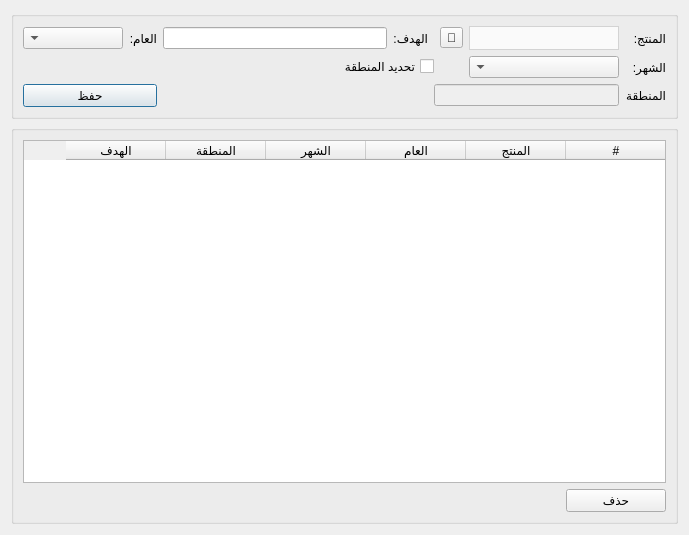
<?xml version="1.0" encoding="UTF-8"?>
<ui version="4.0">
 <class>Sales_Target</class>
 <widget class="QDialog" name="Sales_Target">
  <property name="windowModality">
   <enum>Qt::WindowModal</enum>
  </property>
  <property name="geometry">
   <rect>
    <x>0</x>
    <y>0</y>
    <width>689</width>
    <height>535</height>
   </rect>
  </property>
  <property name="windowTitle">
   <string>هدف المبيعات</string>
  </property>
  <property name="windowIcon">
   <iconset>
    <normaloff>graphics/icon.xpm</normaloff>graphics/icon.xpm</iconset>
  </property>
  <property name="layoutDirection">
   <enum>Qt::RightToLeft</enum>
  </property>
  <property name="modal">
   <bool>true</bool>
  </property>
  <layout class="QGridLayout" name="gridLayout_3">
   <item row="0" column="0">
    <widget class="QGroupBox" name="groupBox">
     <property name="layoutDirection">
      <enum>Qt::RightToLeft</enum>
     </property>
     <property name="title">
      <string/>
     </property>
     <layout class="QGridLayout" name="gridLayout_2">
      <item row="0" column="0">
       <widget class="QLabel" name="label_4">
        <property name="maximumSize">
         <size>
          <width>16777215</width>
          <height>16777215</height>
         </size>
        </property>
        <property name="text">
         <string>المنتج:</string>
        </property>
       </widget>
      </item>
      <item row="2" column="1" colspan="3">
       <widget class="QLineEdit" name="location_input">
        <property name="enabled">
         <bool>false</bool>
        </property>
        <property name="maximumSize">
         <size>
          <width>16777215</width>
          <height>16777215</height>
         </size>
        </property>
       </widget>
      </item>
      <item row="0" column="2">
       <widget class="QToolButton" name="products_btn">
        <property name="text">
         <string>🔎</string>
        </property>
       </widget>
      </item>
      <item row="0" column="7">
       <widget class="QComboBox" name="year_combobox">
        <property name="minimumSize">
         <size>
          <width>100</width>
          <height>0</height>
         </size>
        </property>
       </widget>
      </item>
      <item row="2" column="0">
       <widget class="QLabel" name="label_5">
        <property name="text">
         <string>المنطقة</string>
        </property>
       </widget>
      </item>
      <item row="0" column="5">
       <widget class="QLineEdit" name="target_input">
        <property name="maximumSize">
         <size>
          <width>16777215</width>
          <height>16777215</height>
         </size>
        </property>
       </widget>
      </item>
      <item row="1" column="3" colspan="3">
       <widget class="QCheckBox" name="location_checkbox">
        <property name="text">
         <string>تحديد المنطقة</string>
        </property>
       </widget>
      </item>
      <item row="0" column="4">
       <widget class="QLabel" name="label_3">
        <property name="maximumSize">
         <size>
          <width>16777215</width>
          <height>16777215</height>
         </size>
        </property>
        <property name="text">
         <string>الهدف:</string>
        </property>
       </widget>
      </item>
      <item row="0" column="1">
       <widget class="QComboBox" name="products_combobox">
        <property name="minimumSize">
         <size>
          <width>150</width>
          <height>0</height>
         </size>
        </property>
        <property name="styleSheet">
         <string notr="true">QComboBox {
        background-color: #fafafa;
        border: 1px solid lightgrey;		
		height: 22px;
		color: black;
    }
    QComboBox::drop-down {
        border: none;
    }</string>
        </property>
       </widget>
      </item>
      <item row="0" column="6">
       <widget class="QLabel" name="label_2">
        <property name="maximumSize">
         <size>
          <width>16777215</width>
          <height>16777215</height>
         </size>
        </property>
        <property name="text">
         <string>العام:</string>
        </property>
       </widget>
      </item>
      <item row="1" column="1">
       <widget class="QComboBox" name="month_combobox"/>
      </item>
      <item row="2" column="6" colspan="2">
       <widget class="QPushButton" name="save_btn">
        <property name="text">
         <string>حفظ</string>
        </property>
       </widget>
      </item>
      <item row="1" column="0">
       <widget class="QLabel" name="label">
        <property name="maximumSize">
         <size>
          <width>16777215</width>
          <height>16777215</height>
         </size>
        </property>
        <property name="text">
         <string>الشهر:</string>
        </property>
       </widget>
      </item>
     </layout>
    </widget>
   </item>
   <item row="1" column="0">
    <widget class="QGroupBox" name="groupBox_2">
     <property name="maximumSize">
      <size>
       <width>16777215</width>
       <height>16777215</height>
      </size>
     </property>
     <property name="layoutDirection">
      <enum>Qt::RightToLeft</enum>
     </property>
     <property name="title">
      <string/>
     </property>
     <layout class="QGridLayout" name="gridLayout">
      <item row="1" column="0">
       <widget class="QPushButton" name="delete_btn">
        <property name="maximumSize">
         <size>
          <width>100</width>
          <height>16777215</height>
         </size>
        </property>
        <property name="layoutDirection">
         <enum>Qt::RightToLeft</enum>
        </property>
        <property name="text">
         <string>حذف</string>
        </property>
       </widget>
      </item>
      <item row="0" column="0">
       <widget class="QTableWidget" name="targets_table">
        <column>
         <property name="text">
          <string>#</string>
         </property>
        </column>
        <column>
         <property name="text">
          <string>المنتج</string>
         </property>
        </column>
        <column>
         <property name="text">
          <string>العام</string>
         </property>
        </column>
        <column>
         <property name="text">
          <string>الشهر</string>
         </property>
        </column>
        <column>
         <property name="text">
          <string>المنطقة</string>
         </property>
        </column>
        <column>
         <property name="text">
          <string>الهدف</string>
         </property>
        </column>
       </widget>
      </item>
     </layout>
    </widget>
   </item>
  </layout>
 </widget>
 <resources/>
 <connections/>
</ui>
